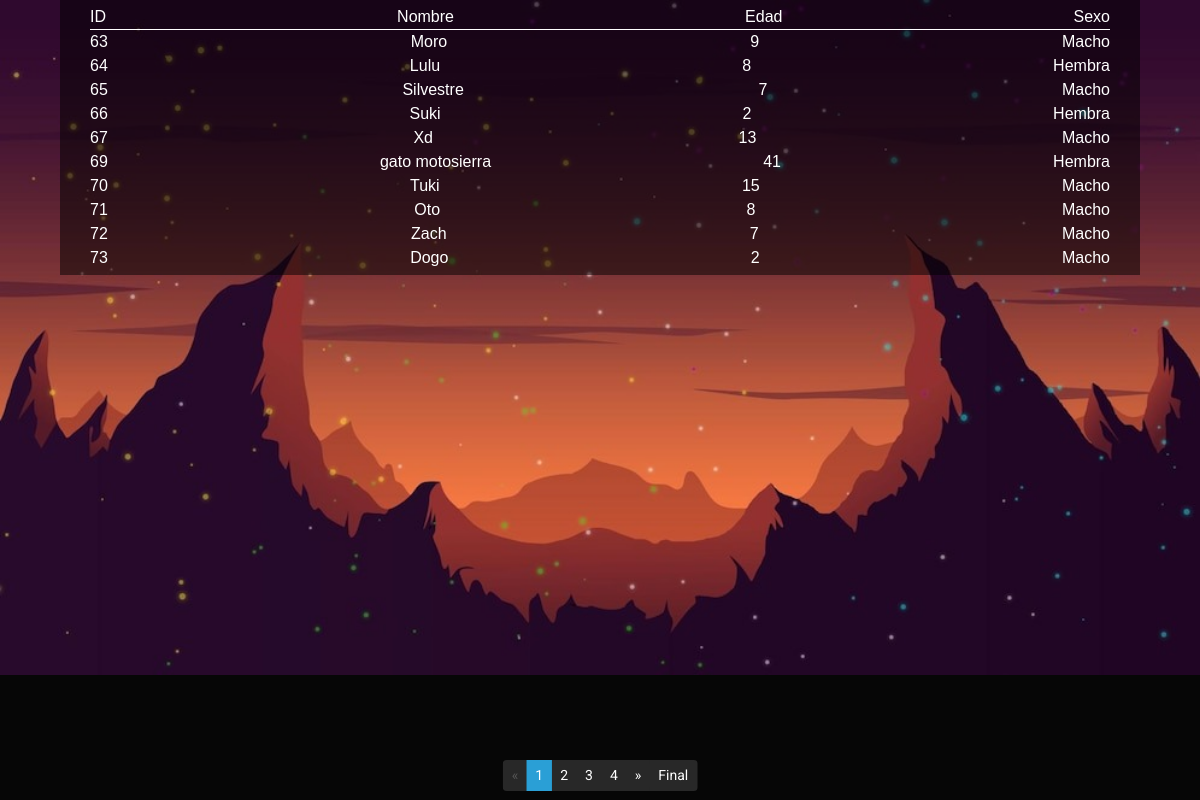
/paginador.php, run on the app's committed database.
### tables this page shows
CREATE TABLE `mascotas` (
  `id` int(8) NOT NULL,
  `nombre` varchar(25) NOT NULL,
  `edad` int(3) NOT NULL,
  `vacunado` enum('Si','No') NOT NULL,
  `sexo` enum('Macho','Hembra') NOT NULL,
  `animal` enum('Gato','Perro') NOT NULL,
  `tamano` varchar(20) NOT NULL,
  `esterlizado` enum('Si','No') NOT NULL,
  `peso` float NOT NULL,
  `desparasitado` enum('Si','No') NOT NULL,
  `nivel_de_actividad` varchar(250) NOT NULL,
  `necesidades` varchar(450) NOT NULL,
  `requisitos` varchar(450) NOT NULL,
  `historia` varchar(450) NOT NULL,
  `especificaciones` varchar(450) NOT NULL,
  `fecha_alta` datetime DEFAULT NULL
);

### paginador.php (called while the page is built)
<?php
    require_once "models/paginador.php";
    require_once "views/paginador.php";
?>

### models/paginador.php (called while the page is built, shortened)
<?php
    require "config.php";
    $query = "SELECT * FROM mascotas";
    $result =   mysqli_query($con,$query);
    $cant_filas = mysqli_num_rows($result);
    $pagActual = (isset($_GET["pag"]))? intval($_GET["pag"]): 1;
    $query .= " LIMIT " . cant_reg * ($pagActual - 1).",". cant_reg;
    $result2 = mysqli_query($con, $query);
    $mascotas = mysqli_fetch_all($result2,MYSQLI_ASSOC);
    $cant_pags = ceil($cant_filas/cant_reg);
    $comienzo = ($pagActual - pestañas) <= 0? 1: $pagActual - pestañas;
    $final = ($pagActual + pestañas) > $cant_pags? $cant_pags: $pagActual + pestañas;
?>

### views/paginador.php (the view, shortened to what this page needs)
<!DOCTYPE html>
<html lang="en">
<head>
    <link href="css/bootstrap.min.css" rel="stylesheet">
    <link href="css/estilos.css" rel="stylesheet">
</head>
<body>
    <div class="conteiner-principal" id="conteiner-principal">
        <div class="fila-principal">
            <div class="columna">ID</div>
            <div class="columna">Nombre</div>
            <div class="columna">Edad</div>
            <div class="columna">Sexo</div>
        </div>
        <?php foreach ($mascotas as $mascota) { ?>
            <div class="fila-secundaria">
                <div class="columna"><?php echo $mascota["id"] ?></div>
                <div class="columna"><?php echo $mascota["nombre"] ?></div>
                <div class="columna"><?php echo $mascota["edad"] ?></div>
                <div class="columna"><?php echo $mascota["sexo"] ?></div>
            </div>
        <?php } ?>
    </div>
    <div class="paginador">
        <ul class="pagination pagination-sm" id="paginador">
            <li class="page-item <?php if($pagActual == 1){?>disabled<?php }?>">
                <a class="page-link" href="?pag=<?php echo $pagActual - 1 ?>">&laquo;</a>
            </li>
            <?php for ($i = $comienzo; $i <= $final; $i++) { ?>
                <li class="page-item <?php echo ($i == $pagActual ? "active" : ""); ?>">
                    <a class="page-link" href="?pag=<?php echo $i ?>"><?php echo $i ?></a>
                </li>
            <?php } ?>
            <li class="page-item <?php if($pagActual == $cant_pags){?>disabled<?php }?>">
                <a class="page-link" href="?pag=<?php echo $pagActual + 1 ?>">&raquo;</a>
            </li>
            <?php if (($pagActual + pestañas) < $cant_pags) { ?>
                <li class="page-item">
                    <a class="page-link" href="?pag=<?php echo $cant_pags ?>">Final</a>
                </li>
            <?php } ?>
        </ul>
    </div>
</body>
</html>

### css/estilos.css (style rules this page uses)
body { background-image: url(../img/fondo.jpg); background-size: cover; background-repeat: no-repeat; }
.conteiner-principal { background-color: #00000081; margin: 0px 5vw 20px 5vw; padding: 5px 2.5vw 5px; }
.fila-principal { display: flex; flex-direction: row; justify-content: space-between; border-bottom: .5px solid #ffffff; }
.fila-secundaria { display: flex; flex-direction: row; justify-content: space-between; }
.columna { color: #ffffff; font-family: Arial, Helvetica, sans-serif; }
.paginador { position: fixed; transform: translate(-50%,0%); left: 50%; top: 95vh; }

### data on the page
mascotas: id "63", nombre "Moro", edad "9", sexo "Macho"
mascotas: id "64", nombre "Lulu", edad "8", sexo "Hembra"
mascotas: id "65", nombre "Silvestre", edad "7", sexo "Macho"
mascotas: id "66", nombre "Suki", edad "2", sexo "Hembra"
mascotas: id "67", nombre "Xd", edad "13", sexo "Macho"
mascotas: id "69", nombre "gato motosierra", edad "41", sexo "Hembra"
mascotas: id "70", nombre "Tuki", edad "15", sexo "Macho"
mascotas: id "71", nombre "Oto", edad "8", sexo "Macho"
mascotas: id "72", nombre "Zach", edad "7", sexo "Macho"
mascotas: id "73", nombre "Dogo", edad "2", sexo "Macho"
